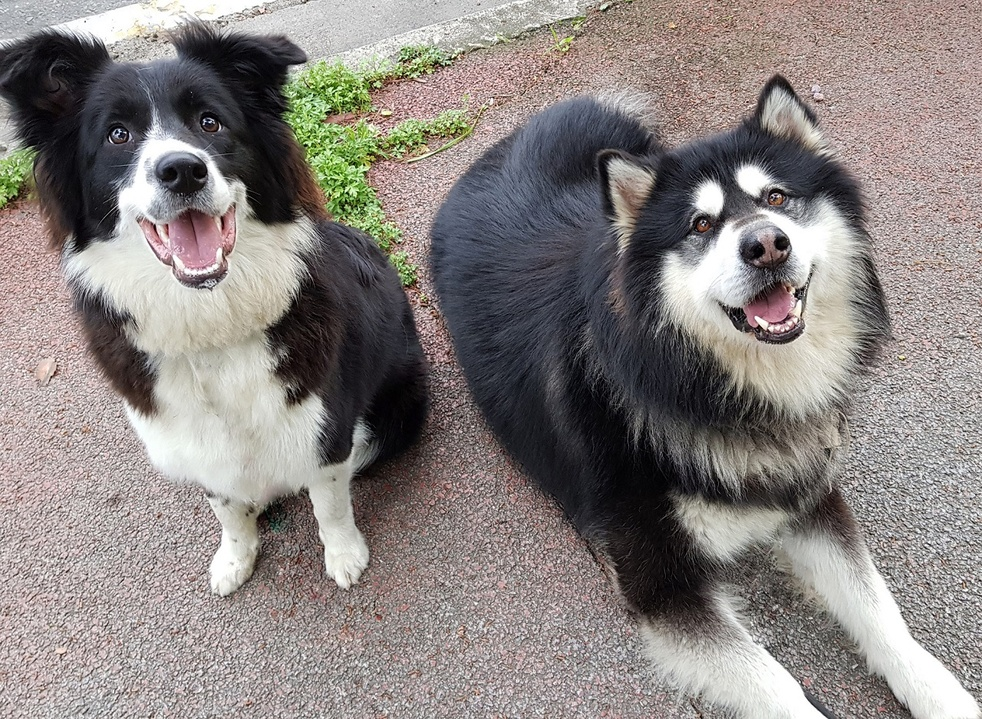
#> input picture HELLO_PYTHON/day12/dogs.jpg, 982 x 719 px, shrunk from 1280 x 937 before the run
$ python mycv10.py
#> lines starting #> are read from the running program, lines starting #| are printed output that depends on the picture
import cv2
import imutils

img_color = cv2.imread('dogs.jpg', cv2.IMREAD_COLOR)
#> img_color is the input picture: shape (719, 982, 3); mean B, G, R 128.7, 131.3, 137.5

dst = imutils.translate(img_color, 25, -75)
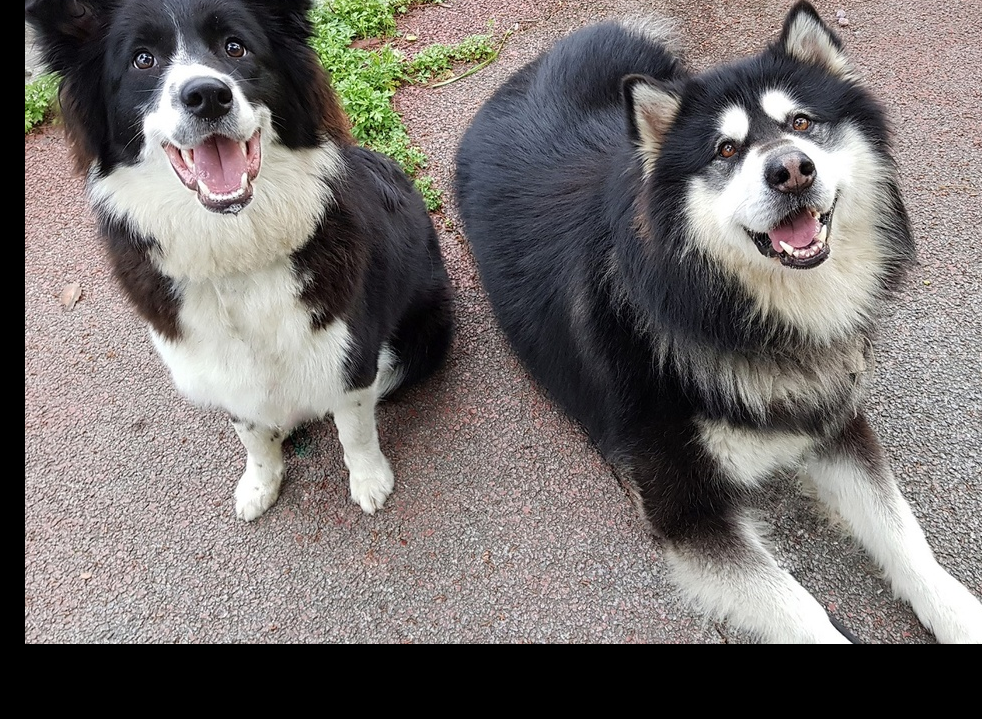
#> dst: shape (719, 982, 3); mean B, G, R 109.5, 111.5, 116.5

dst = imutils.rotate(img_color, angle=45, center=(0,0))
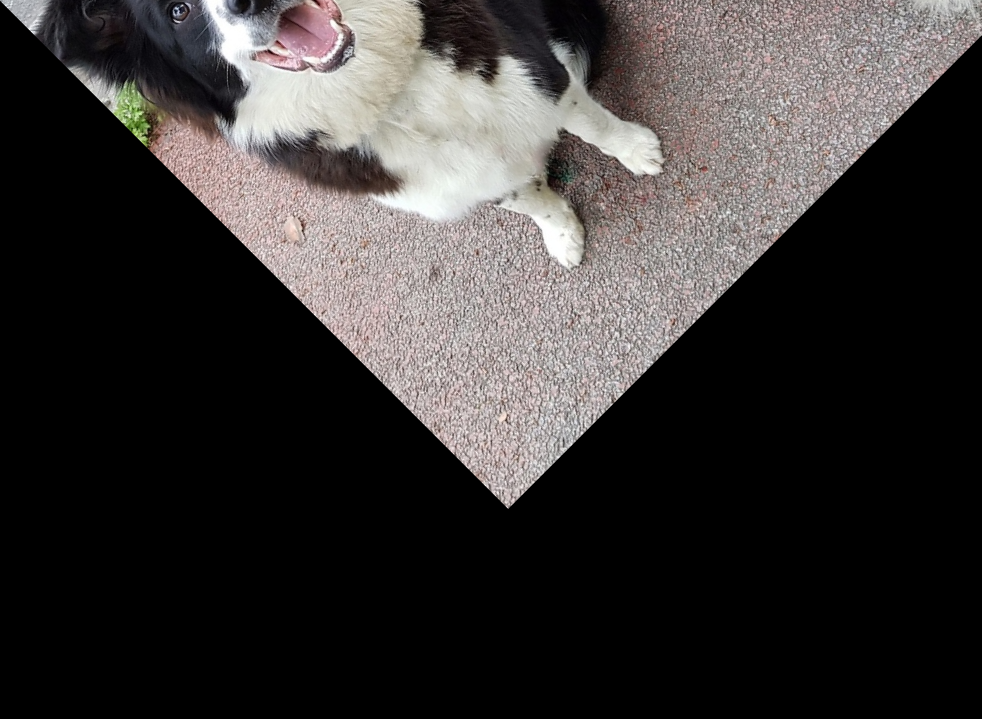
#> dst: shape (719, 982, 3); mean B, G, R 52.3, 53.1, 56.2

dst = imutils.auto_canny(img_color)
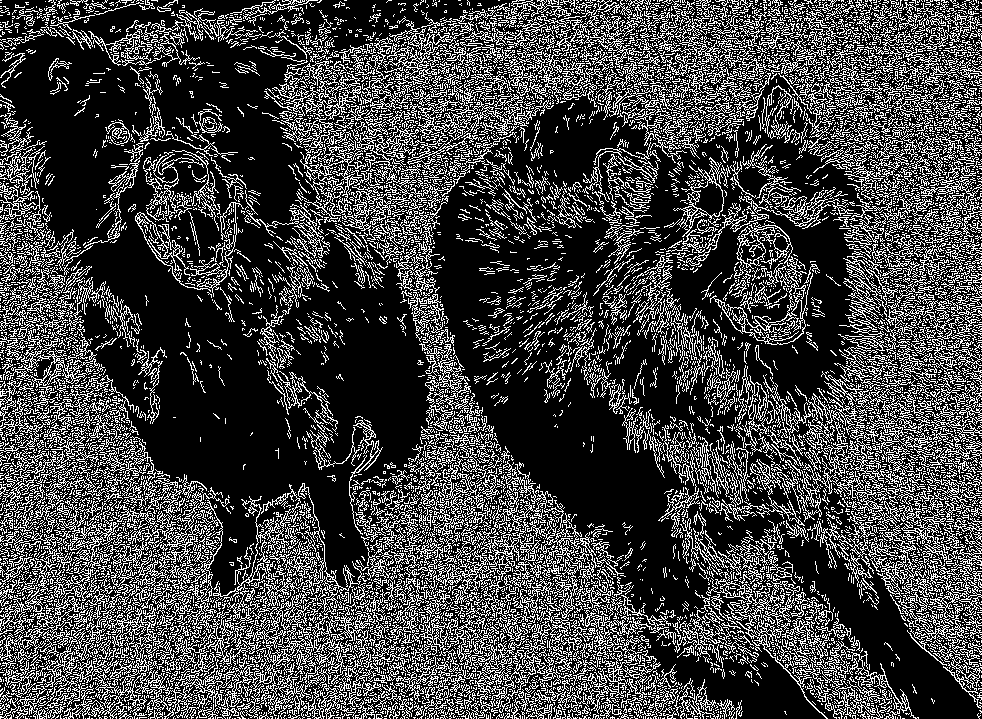
#> dst: shape (719, 982); 26.2% white in thin lines or dots

cv2.imshow('color', dst)

cv2.waitKey(0)

cv2.destroyAllWindows()
